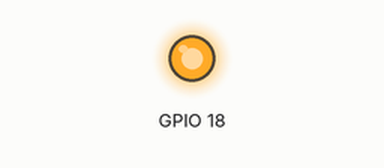
Recording of a program running on a simulated Raspberry Pi (BCM pin numbers). On the bench: output pins drawn as LEDs (lit = HIGH). At 0.0 s the program stops and its outputs stay as they are.

Above: at 0.1 s.
Timing chart, 0 to 1.5 s (numbered marks = the images above):
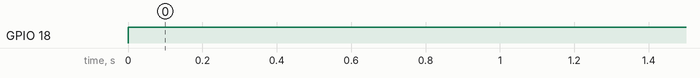

Measured:
- by itself, GPIO 18: LOW → HIGH at 0.00 s

The program:

ExtTrigPWM.py
```python
import RPi.GPIO as GPIO
import time

class ExtTrigPWM:

    def __init__(self, ext_trig_pwm_pin=18, ext_trig_pwm_hz=1, ext_trig_pwm_dc=10):
        # Default: using Broadcom GPIO 18 (PCM CLK). Header position 12.
        GPIO.setmode(GPIO.BCM) # Broadcom pin-numbering scheme
        GPIO.setup(ext_trig_pwm_pin, GPIO.OUT) # PWM pin set as output
        self.pwm = GPIO.PWM(ext_trig_pwm_pin, ext_trig_pwm_hz)  # Initialize PWM to specified frequency
        self.dc = ext_trig_pwm_dc

    def start(self):
        self.pwm.start(self.dc) # Set Duty cycle

if __name__ == "__main__":

    # Default init. PWM pin is Broadcom GPIO 18 at header position 12.
    ext_trig_pwm = ExtTrigPWM()

    # Start PWM
    ext_trig_pwm.start()
```
